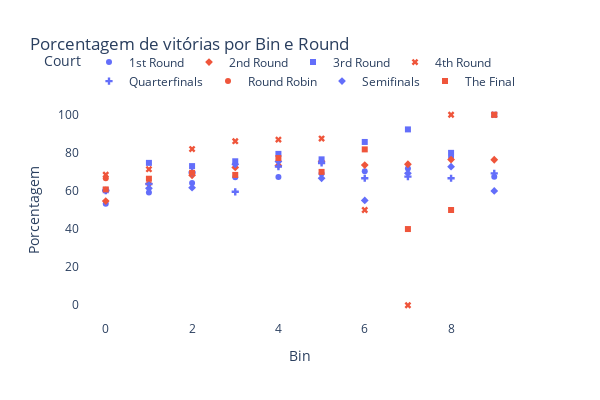

Notebook code cell kept with this figure:
### Code cell
# Calculando a porcentagem de vitórias por bin e court
grouped_data = result.groupby(['Round', 'Bin']).apply(lambda x: (x['Rank_winner'] < x['Rank_loser']).mean() * 100)
grouped_data = grouped_data.reset_index(name='Porcentagem')

# Definindo as cores para cada court
colors = px.colors.qualitative.Plotly[:len(result['Court'].unique())]

# Criando o gráfico de pontos interativo com legenda
fig = px.scatter(grouped_data, x='Bin', y='Porcentagem', color='Round', symbol='Round',
                 color_discrete_sequence=colors, title='Porcentagem de vitórias por Bin e Round')
fig.update_layout(legend_title='Court', legend=dict(orientation='h', yanchor='bottom', y=1.02, xanchor='right', x=1))

fig.update_layout(width=600, height=400, plot_bgcolor='white')


# Exibindo o gráfico
fig.show()

### Figure 1 — Plotly figure (JSON) as saved in the notebook; plotly's stock layout.template omitted (floating-point values rounded to 4 significant figures)
{"data": [{"hovertemplate": "Round=1st Round<br>Bin=%{x}<br>Porcentagem=%{y}<extra></extra>", "legendgroup": "1st Round", "marker": {"color": "#636EFA", "symbol": "circle"}, "mode": "markers", "name": "1st Round", "orientation": "v", "showlegend": true, "type": "scatter", "x": [0, 1, 2, 3, 4, 5, 6, 7, 8, 9], "xaxis": "x", "y": [53.34, 59.24, 64.2, 67.23, 67.33, 69.18, 70.37, 71.82, 77.88, 67.5], "yaxis": "y"}, {"hovertemplate": "Round=2nd Round<br>Bin=%{x}<br>Porcentagem=%{y}<extra></extra>", "legendgroup": "2nd Round", "marker": {"color": "#EF553B", "symbol": "diamond"}, "mode": "markers", "name": "2nd Round", "orientation": "v", "showlegend": true, "type": "scatter", "x": [0, 1, 2, 3, 4, 5, 6, 7, 8, 9], "xaxis": "x", "y": [54.67, 63.75, 68.24, 72.34, 73.41, 75.56, 73.59, 74.03, 76.47, 76.39], "yaxis": "y"}, {"hovertemplate": "Round=3rd Round<br>Bin=%{x}<br>Porcentagem=%{y}<extra></extra>", "legendgroup": "3rd Round", "marker": {"color": "#636EFA", "symbol": "square"}, "mode": "markers", "name": "3rd Round", "orientation": "v", "showlegend": true, "type": "scatter", "x": [0, 1, 2, 3, 4, 5, 6, 7, 8, 9], "xaxis": "x", "y": [60.36, 74.73, 73.05, 75.57, 79.45, 76.6, 85.71, 92.31, 80, 100], "yaxis": "y"}, {"hovertemplate": "Round=4th Round<br>Bin=%{x}<br>Porcentagem=%{y}<extra></extra>", "legendgroup": "4th Round", "marker": {"color": "#EF553B", "symbol": "x"}, "mode": "markers", "name": "4th Round", "orientation": "v", "showlegend": true, "type": "scatter", "x": [0, 1, 2, 3, 4, 5, 6, 7, 8, 9], "xaxis": "x", "y": [68.54, 71.43, 82, 86.11, 86.96, 87.5, 50, 0, 100, 100], "yaxis": "y"}, {"hovertemplate": "Round=Quarterfinals<br>Bin=%{x}<br>Porcentagem=%{y}<extra></extra>", "legendgroup": "Quarterfinals", "marker": {"color": "#636EFA", "symbol": "cross"}, "mode": "markers", "name": "Quarterfinals", "orientation": "v", "showlegend": true, "type": "scatter", "x": [0, 1, 2, 3, 4, 5, 6, 7, 8, 9], "xaxis": "x", "y": [60.17, 63.62, 69.65, 59.56, 72.8, 74.68, 66.67, 67.5, 66.67, 69.23], "yaxis": "y"}, {"hovertemplate": "Round=Round Robin<br>Bin=%{x}<br>Porcentagem=%{y}<extra></extra>", "legendgroup": "Round Robin", "marker": {"color": "#EF553B", "symbol": "circle"}, "mode": "markers", "name": "Round Robin", "orientation": "v", "showlegend": true, "type": "scatter", "x": [0], "xaxis": "x", "y": [66.67], "yaxis": "y"}, {"hovertemplate": "Round=Semifinals<br>Bin=%{x}<br>Porcentagem=%{y}<extra></extra>", "legendgroup": "Semifinals", "marker": {"color": "#636EFA", "symbol": "diamond"}, "mode": "markers", "name": "Semifinals", "orientation": "v", "showlegend": true, "type": "scatter", "x": [0, 1, 2, 3, 4, 5, 6, 7, 8, 9], "xaxis": "x", "y": [60.35, 61.38, 61.72, 74.03, 75.44, 66.67, 55.0, 69.23, 72.73, 60], "yaxis": "y"}, {"hovertemplate": "Round=The Final<br>Bin=%{x}<br>Porcentagem=%{y}<extra></extra>", "legendgroup": "The Final", "marker": {"color": "#EF553B", "symbol": "square"}, "mode": "markers", "name": "The Final", "orientation": "v", "showlegend": true, "type": "scatter", "x": [0, 1, 2, 3, 4, 5, 6, 7, 8, 9], "xaxis": "x", "y": [60.81, 66.42, 69.49, 68.42, 77.27, 70, 81.82, 40, 50, 100], "yaxis": "y"}], "layout": {"height": 400, "legend": {"orientation": "h", "title": {"text": "Court"}, "tracegroupgap": 0, "x": 1, "xanchor": "right", "y": 1.02, "yanchor": "bottom"}, "plot_bgcolor": "white", "title": {"text": "Porcentagem de vitórias por Bin e Round"}, "width": 600, "xaxis": {"anchor": "y", "domain": [0, 1], "title": {"text": "Bin"}}, "yaxis": {"anchor": "x", "domain": [0, 1], "title": {"text": "Porcentagem"}}}}
